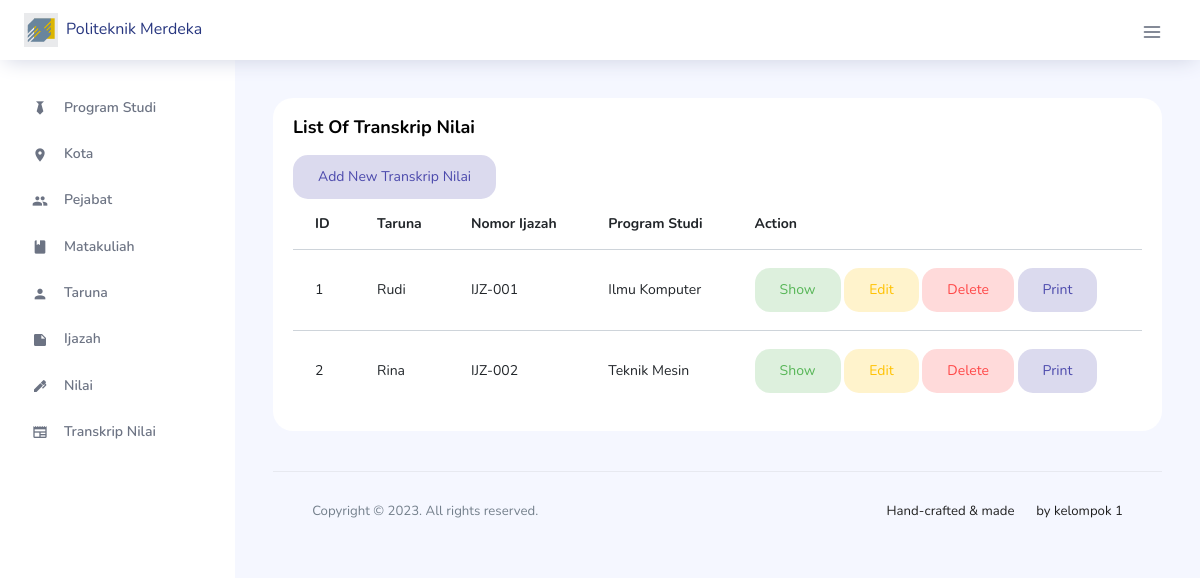
The app's page /index.php/transkrip_nilai with its own data.
### tables this page shows
CREATE TABLE Transkrip_Nilai(
    ID INT AUTO_INCREMENT,
    Taruna INT,
    Ijazah INT,
    Program_Studi INT,
    PRIMARY KEY(ID),
    FOREIGN KEY (Taruna) REFERENCES Taruna(ID) ON DELETE CASCADE ON UPDATE CASCADE,
    FOREIGN KEY (Ijazah) REFERENCES Ijazah(ID) ON DELETE CASCADE ON UPDATE CASCADE,
    FOREIGN KEY (Program_Studi) REFERENCES Program_Studi(ID) ON DELETE CASCADE ON UPDATE CASCADE
);

CREATE TABLE Taruna(
    ID INT AUTO_INCREMENT,
    Nama VARCHAR(255),
    Nomor_Taruna VARCHAR(255),
    Tempat_Lahir INT,
    Tanggal_Lahir DATE,
    Program_Studi INT,
    Foto BLOB,
    PRIMARY KEY(ID),
    FOREIGN KEY (Tempat_Lahir) REFERENCES Kota(ID) ON DELETE CASCADE ON UPDATE CASCADE,
    FOREIGN KEY (Program_Studi) REFERENCES Program_Studi(ID) ON DELETE CASCADE ON UPDATE CASCADE
);

CREATE TABLE Ijazah(
    ID INT AUTO_INCREMENT,
    Taruna INT,
    Program_Studi INT,
    Tanggal_Ijazah DATE,
    Tanggal_Pengesahan DATE,
    Gelar_Akademik VARCHAR(255),
    Nomor_SK VARCHAR(255),
    Wakil_Direktur INT,
    Direktur INT,
    Nomor_Ijazah VARCHAR(255),
    Nomor_Seri VARCHAR(255),
    Tanggal_Yudisium DATE,
    Judul_KKW VARCHAR(255),
    PRIMARY KEY(ID),
    FOREIGN KEY (Taruna) REFERENCES Taruna(ID) ON DELETE CASCADE ON UPDATE CASCADE,
    FOREIGN KEY (Program_Studi) REFERENCES Program_Studi(ID) ON DELETE CASCADE ON UPDATE CASCADE,
    FOREIGN KEY (Wakil_Direktur) REFERENCES Pejabat(ID) ON DELETE CASCADE ON UPDATE CASCADE,
    FOREIGN KEY (Direktur) REFERENCES Pejabat(ID) ON DELETE CASCADE ON UPDATE CASCADE
);

CREATE TABLE Program_Studi(
    ID INT AUTO_INCREMENT,
    Nama VARCHAR(255),
    Program_Pendidikan ENUM('Diploma III', 'Diploma IV'),
    Akreditasi ENUM('Baik','Baik Sekali','Unggul'),
    SK_Akreditasi VARCHAR(255),
    PRIMARY KEY(ID)
);

### application/controllers/Transkrip_Nilai.php (called while the page is built, shortened)
<?php
class Transkrip_Nilai extends CI_Controller {
    public function __construct() {
        $this->load->model('TranskripNilaiModel');
        $this->load->model('TarunaModel');
        $this->load->model('IjazahModel');
        $this->load->model('ProgramStudiModel');
		$this->load->model('KotaModel');
		$this->load->model('NilaiModel');
		$this->load->model('MataKuliahModel');
		$this->load->model('PejabatModel');
        $this->load->library('form_validation');
    }
    public function index() {
        $data['transkrip_nilai'] = $this->TranskripNilaiModel->get_all_transkrip_nilai();
		$data['taruna'] = $this->TarunaModel->get_all_taruna();
        $data['ijazah'] = $this->IjazahModel->get_all_ijazah();
        $data['program_studi'] = $this->ProgramStudiModel->get_all_program_studi();
        $this->load->view('transkrip_nilai/index', $data);
    }
}

### index.php (called while the page is built, shortened)
<?php
require_once BASEPATH.'core/CodeIgniter.php';

### application/models/TranskripNilaiModel.php (called while the page is built, shortened)
<?php
class TranskripNilaiModel extends CI_Model {
    public function get_all_transkrip_nilai() {
        $query = $this->db->get('Transkrip_Nilai');
        return $query->result();
    }
}

### application/models/TarunaModel.php (called while the page is built, shortened)
<?php
class TarunaModel extends CI_Model {
    public function get_all_taruna() {
        $query = $this->db->get('Taruna');
        return $query->result();
    }
}

### application/models/IjazahModel.php (called while the page is built, shortened)
<?php
class IjazahModel extends CI_Model {
    public function get_all_ijazah() {
        $query = $this->db->get('Ijazah');
        return $query->result();
    }
}

### application/models/ProgramStudiModel.php (called while the page is built, shortened)
<?php
class ProgramStudiModel extends CI_Model {
    public function get_all_program_studi() {
        $query = $this->db->get('Program_Studi');
        return $query->result();
    }
}

### application/views/transkrip_nilai/index.php (the view, shortened to what this page needs)
<div class="main-panel">
	<div class="content-wrapper">
		<div class="grid-margin stretch-card">
			<div class="card">
				<div class="card-body">
					<h4 class="card-title">List of Transkrip Nilai</h4>
					<a class="btn btn-inverse-primary btn-fw" href="<?php echo base_url('transkrip_nilai/create'); ?>">Add New Transkrip Nilai</a>
					<div class="table-responsive">
						<table class="table table-hover">
							<thead>
								<tr>
									<th>ID</th>
									<th>Taruna</th>
									<th>Nomor Ijazah</th>
									<th>Program Studi</th>
									<th>Action</th>
								</tr>
							</thead>
							<tbody>
								<?php foreach ($transkrip_nilai as $tn) : ?>
									<tr>
										<td><?php echo $tn->ID; ?></td>
										<td>
											<?php foreach ($taruna as $tar) : ?>
												<?php $nama_taruna =  ($tn->Taruna == $tar->ID) ? $tar->Nama : "";
												echo $nama_taruna ?>
											<?php endforeach; ?>
										</td>
										<td>
											<?php foreach ($ijazah as $i) : ?>
												<?php $nomor_ijazah =  ($tn->Ijazah == $i->ID) ? $i->Nomor_Ijazah : "";
												echo $nomor_ijazah ?>
											<?php endforeach; ?>
										</td>
										<td>
											<?php foreach ($program_studi as $ps) : ?>
												<?php $nama_ps =  ($tn->Program_Studi == $ps->ID) ? $ps->Nama : "";
												echo $nama_ps ?>
											<?php endforeach; ?>
										</td>
										<td>
											<a class="btn btn-inverse-success btn-fw" href="<?php echo base_url('transkrip_nilai/show/' . $tn->ID); ?>">Show</a>
											<a class="btn btn-inverse-warning btn-fw" href="<?php echo base_url('transkrip_nilai/update/' . $tn->ID); ?>">Edit</a>
											<a class="btn btn-inverse-danger btn-fw" href="#" onclick="deleteData(<?php echo $tn->ID; ?>)">Delete</a>
											<a class="btn btn-inverse-primary btn-fw" href="<?php echo base_url('transkrip_nilai/print/' . $tn->ID); ?>">Print</a>
										</td>
									</tr>
								<?php endforeach; ?>
							</tbody>
						</table>
					</div>
				</div>
			</div>
		</div>
		<link rel="stylesheet" href="https://cdnjs.cloudflare.com/ajax/libs/sweetalert/2.1.2/sweetalert.min.css">

### records on screen
transkrip_nilai: ID "1", Taruna.Nama "Rudi", Ijazah.Nomor_Ijazah "IJZ-001", Program_Studi.Nama "Ilmu Komputer"
transkrip_nilai: ID "2", Taruna.Nama "Rina", Ijazah.Nomor_Ijazah "IJZ-002", Program_Studi.Nama "Teknik Mesin"
